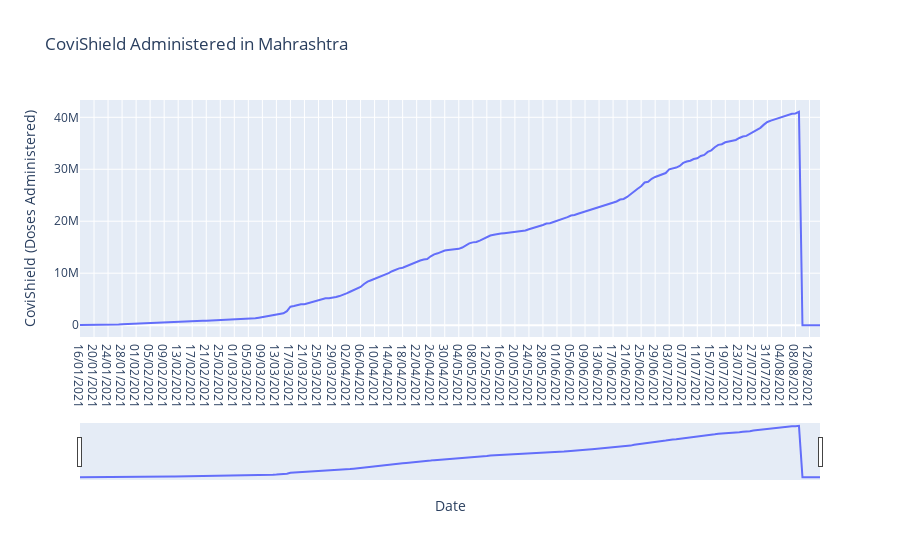

The notebook cell this image was saved under:
### Markdown cell above
<b>Total CoviShield vaccination provided on Maharashtra</b>

### Code cell
# looking at the CoviShield vaccination data provided on maharashtra state 
fig = px.line(Maharashtra,x="Date",y="CoviShield (Doses Administered)",title="CoviShield Administered in Mahrashtra")  
fig.update_xaxes(rangeslider_visible=True)

### Figure 1 — Plotly figure (JSON) as saved in the notebook; plotly's stock layout.template omitted (floating-point values rounded to 4 significant figures; data arrays with more than 128 entries replaced by an {"elided": "..."} marker saying what was removed)
{"data": [{"hovertemplate": "Date=%{x}<br>CoviShield (Doses Administered)=%{y}<extra></extra>", "legendgroup": "", "line": {"color": "#636efa", "dash": "solid"}, "marker": {"symbol": "circle"}, "mode": "lines", "name": "", "orientation": "v", "showlegend": false, "type": "scatter", "x": {"elided": "212 str values"}, "xaxis": "x", "y": {"elided": "212 int values"}, "yaxis": "y"}], "layout": {"autosize": true, "legend": {"tracegroupgap": 0}, "title": {"text": "CoviShield Administered in Mahrashtra"}, "xaxis": {"anchor": "y", "autorange": true, "domain": [0, 1], "range": [0, 211], "rangeslider": {"autorange": true, "range": [0, 211], "visible": true, "yaxis": {"_template": null, "rangemode": "match"}}, "title": {"text": "Date"}, "type": "category"}, "yaxis": {"anchor": "x", "autorange": true, "domain": [0, 1], "range": [-2281000.0, 43330000.0], "title": {"text": "CoviShield (Doses Administered)"}, "type": "linear"}}}
